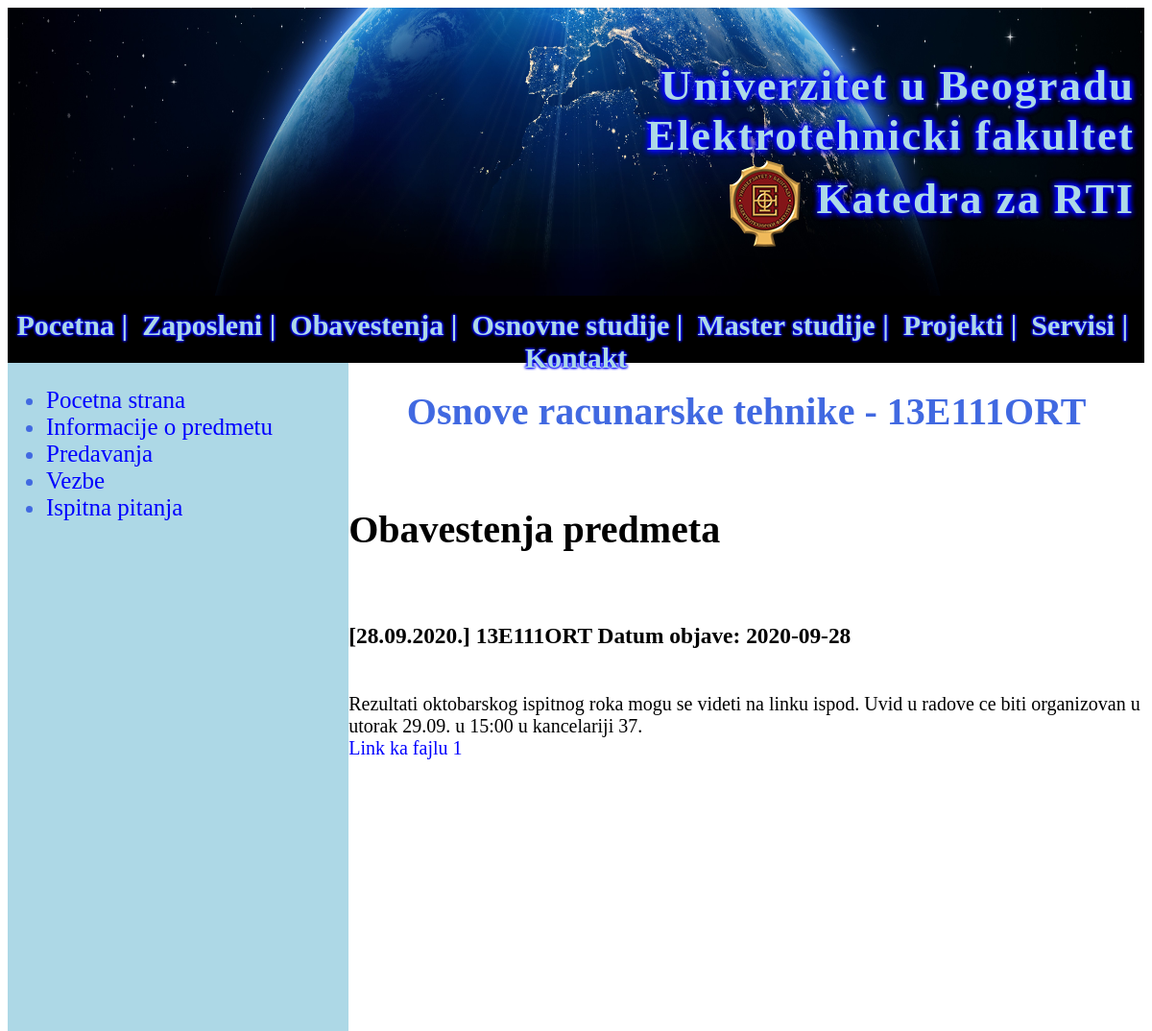
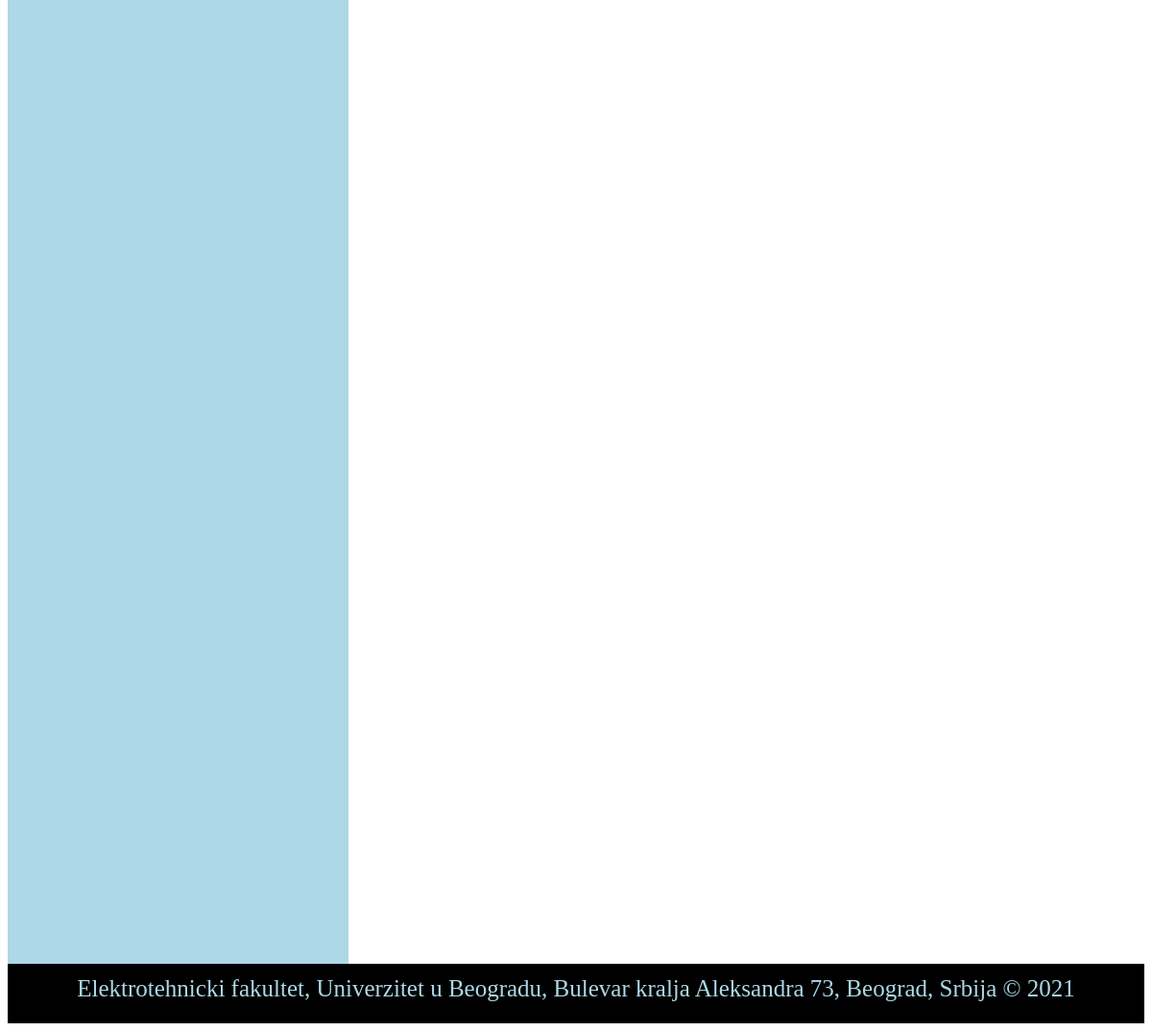
Page /predmet.php?sifra=13E111ORT on the committed database (2 pictures, top to bottom).
### tables this page shows
CREATE TABLE IF NOT EXISTS `obavestenje_predmet` (
  `id_obav` int(11) NOT NULL AUTO_INCREMENT,
  `id_predmet` varchar(15) NOT NULL,
  `naslov` varchar(50) NOT NULL,
  `sadrzaj` varchar(500) NOT NULL,
  `datum_objave` date NOT NULL,
  `id_nastavnik` varchar(32) NOT NULL,
  PRIMARY KEY (`id_obav`),
  KEY `nastavnik` (`id_nastavnik`),
  KEY `predmet` (`id_predmet`)
);

CREATE TABLE IF NOT EXISTS `fajl_uz_obavestenje` (
  `id_fajl` int(11) NOT NULL AUTO_INCREMENT,
  `id_obav` int(11) NOT NULL,
  `putanja` varchar(100) NOT NULL,
  PRIMARY KEY (`id_fajl`),
  KEY `obavestenje` (`id_obav`)
);

### predmet.php (the view, shortened to what this page needs)
<!DOCTYPE html>
<html>
    <head>
        <link rel="stylesheet" type="text/css" href="stilovi.css"/>
    </head>
    <body>
        <?php
        require('divheader.php');
        ?>
        <?php
        require('divmenu.php');
        ?>
        <div id="sadrzaj">
            <?php
            require('divpredmetlevopredmet.php');
            ?>
            <div id="predmetdesno" style="text-align: left;font-size: 20px;">
                <span style="text-align: center;color:royalblue;"><h1><?php
                require('konekcija.php');
                $result= mysqli_query($con, "select * from predmet where sifra='".$_GET['sifra']."'");
                $row= mysqli_fetch_assoc($result);
                echo$row['naziv']." - ".$_GET['sifra'];
                ?></h1></span><br/>
                <h1><b>Obavestenja predmeta</b></h1>
                <br/>
                <?php
                function sedamdana($datum) {
                    $niz = explode('-', $datum);
                    $vreme = mktime(0, 0, 0, $niz[1], $niz[2], $niz[0]);
                    $trenutno = time();
                    $razlika = $trenutno - $vreme;
                    $dan = $razlika / (60 * 60 * 24);
                    if ($dan > 7)
                        return 1;
                    else
                        return 0;
                }
                require('konekcija.php');
                $result = mysqli_query($con, "select DISTINCT id_obav,id_predmet,naslov,sadrzaj,datum_objave from obavestenje_predmet ORDER BY obavestenje_predmet.datum_objave DESC");
                if (mysqli_num_rows($result) > 0) {
                    while ($row = mysqli_fetch_assoc($result)) {
                        if ($row['id_predmet'] == $_GET['sifra']) {
                            if (sedamdana($row['datum_objave'])) {
                                echo "<h3><b>" . $row['naslov'] ." Datum objave: ".$row['datum_objave']. "</b></h3><br/>" . $row['sadrzaj'] . "<br/>";
                                $result1= mysqli_query($con, "select * from fajl_uz_obavestenje where id_obav=".$row['id_obav']);
                                if(mysqli_num_rows($result1)>0){
                                    $r=1;
                                    while($row1= mysqli_fetch_assoc($result1)){
                                        ?><a href="<?php echo $row1['putanja']; ?>" target="self">Link ka fajlu <?php echo" ".$r;?> </a><br/><?php
                                        $r=$r+1;
                                    }
                                }
                            }
                        }
                    }
                } else {
                    echo"<span style='color:red'>Nema obavestenja u bazi!</span>";
                }
                ?>
            </div>
        </div>
        <?php
        require('divfooter.php');
        ?>
    </body>
</html>

### stilovi.css (style rules this page uses)
#sadrzaj { height:1700px; margin-top: 0; padding-top: 0; font-family: serif; font-size: 25px; text-align: center; }
#sadrzaj a:link { text-decoration: none; color:blue; }
#predmetdesno { width:70%; float:left; height:100%; }

### rows in the picture
obavestenje_predmet: naslov "[28.09.2020.] 13E111ORT", datum_objave "2020-09-28", sadrzaj "Rezultati oktobarskog ispitnog roka mogu se videti na linku ispod. Uvid u radove ce biti organizovan u utorak 29.09. u 15:00 u kancelariji 37."

### other values in the picture
$_GET['sifra'] "13E111ORT"
